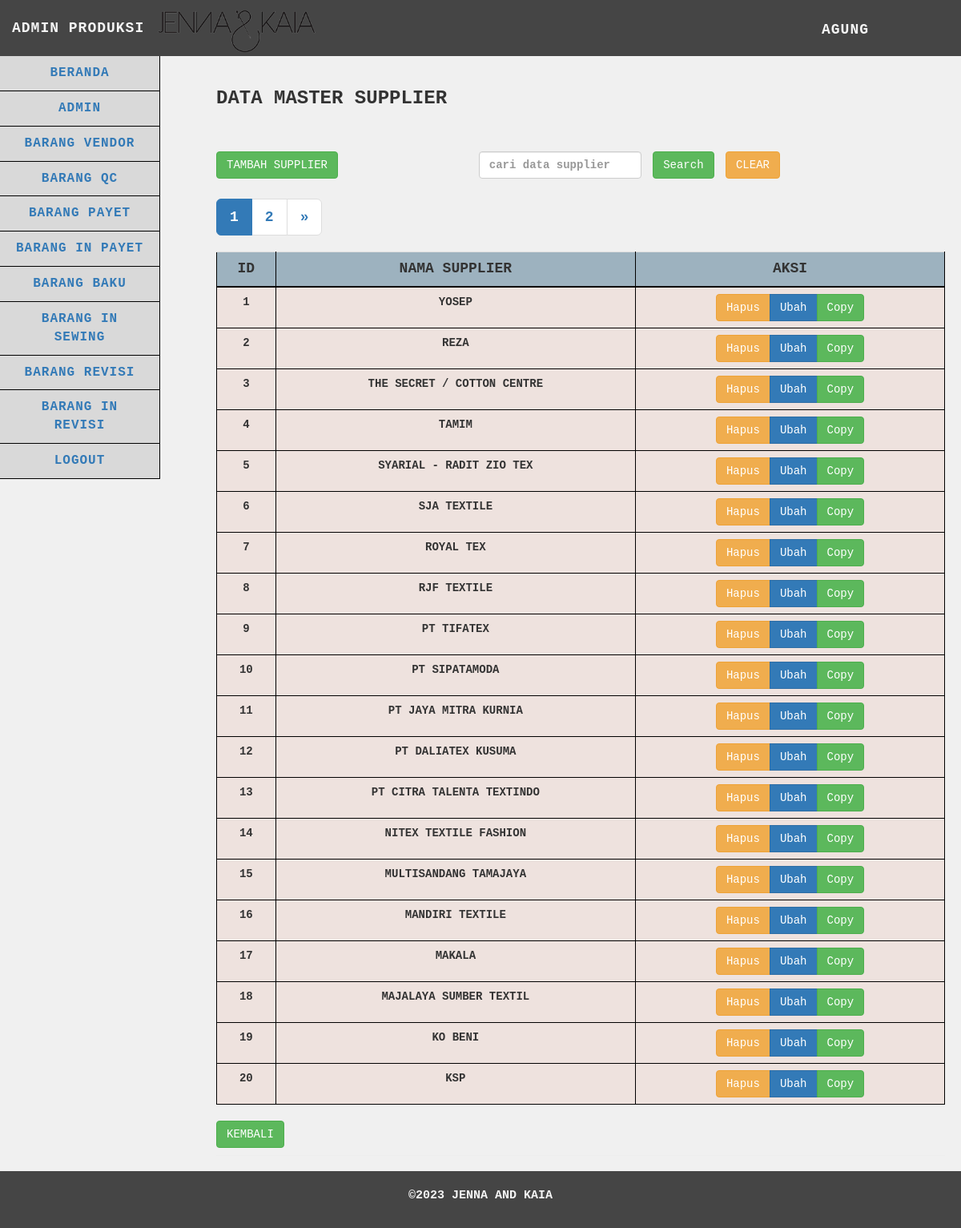
The page /produksi/supplier/supplier.php (signed in) on the database its author committed.
### tables this page shows
CREATE TABLE `supplier` (
  `idsupplier` int(25) NOT NULL,
  `nama_supplier` varchar(255) NOT NULL
);

### produksi/supplier/functions.php (called while the page is built, shortened)
<?php
$db = mysqli_connect("localhost", "root", "", "gudangjenna");
function query($query)
{
    global $db;
    $result = mysqli_query($db, $query);
    $rows = [];
    while ($row = mysqli_fetch_assoc($result)) {
        $rows[] = $row;
    }
    return $rows;
}
function getNama($username)
{
    global $db;
    $query = "SELECT nama FROM admin WHERE username = '$username' AND role = 'produksi'";
    $result = mysqli_query($db, $query);
    if ($result && mysqli_num_rows($result) > 0) {
        $user = mysqli_fetch_assoc($result);
        return $user['nama'];
    } else {
        return "Nama Tidak Ditemukan";
    }
}

### produksi/supplier/supplier.php (the view, shortened to what this page needs)
<?php
$supplier = query("SELECT * FROM supplier");
$limit = 20;
$page = isset($_GET['page']) ? $_GET['page'] : 1;
$start = ($page - 1) * $limit;
$start_date = isset($_GET['start_date']) ? $_GET['start_date'] : '';
$end_date = isset($_GET['end_date']) ? $_GET['end_date'] : '';
$date_filter = '';
$search = isset($_GET['search']) ? $_GET['search'] : '';
$search_filter = '';
$query = "SELECT * FROM supplier $date_filter $search_filter ORDER BY idsupplier DESC LIMIT $start, $limit";
$supplier = query($query);
$totalRecordsSearchDateFilter = count(query("SELECT * FROM supplier $date_filter $search_filter"));
$totalPagesSearchDateFilter = ceil($totalRecordsSearchDateFilter / $limit);
?>
<!DOCTYPE html>
<html>
<head>
    <link href="../../vendor/css/bootstrap/bootstrap.min.css" rel="stylesheet">
    <link href="../../vendor/css/bootstrap/bootstrap.css" rel="stylesheet">
    <link href="../../vendor/font-awesome/css/font-awesome.min.css" rel="stylesheet" type="text/css">
    <link href="../../css/tabel.css" rel="stylesheet">
</head>
<body>
    <nav class="navbar navbar-default navbar-static-top" role="navigation" style="margin-bottom: 0">
        <div class="navbar-header">
            <img src="../../images/Jenna-Kaia.png" alt="Logo Perusahaan" class="navbar-logo">
            <a class="navbar-brand">ADMIN PRODUKSI</a>
        </div>
        <ul class="nav navbar-top-links navbar-right">
            <li class="dropdown">
                <a class="dropdown-toggle" data-toggle="dropdown" href="../logout.php"><?php echo getNama($_SESSION['usernamepr']); ?></i>
                </a>
            </li>
        </ul>
        <div class="navbar-default sidebar" role="navigation" style="font-size: medium;">
            <div class="sidebar-nav navbar-collapse">
                <ul class="nav" id="side-menu">
                    <li>
                        <a href="../beranda.php">
                            BERANDA
                        </a>
                    </li>
                    <li>
                        <a href="../admin/admin.php">
                            ADMIN
                        </a>
                    </li>
                    <li>
                        <a href="../barangvendor/barangvendor.php">
                            BARANG VENDOR
                        </a>
                    </li>
                    <li>
                        <a href="../barangqc/barangqc.php">
                            BARANG QC
                        </a>
                    </li>
                    <li>
                        <a href="../barangpayet/barangpayet.php">
                            BARANG PAYET
                        </a>
                    </li>
                    <li>
                        <a href="../baranginpayet/baranginpayet.php">
                            BARANG IN PAYET
                        </a>
                    </li>
                    <li>
                        <a href="../barangbaku/barangbaku.php">
                            BARANG BAKU
                        </a>
                    </li>
                    <li>
                        <a href="../baranginsewing/baranginsewing.php">
                            BARANG IN SEWING
                        </a>
                    </li>
                    <li>
                        <a href="../barangrevisi/barangrevisi.php">
                            BARANG REVISI
                        </a>
                    </li>
                    <li>
                        <a href="../baranginrevisi/baranginrevisi.php">
                            BARANG IN REVISI
                        </a>
                    </li>
                    <li>
                        <a href="../logout.php" onclick="return confirm('yakin ingin logout?')">
                            Logout
                        </a>
                    </li>
                </ul>
            </div>
        </div>
    </nav>
    <div class="content">
        <div class="container-fluid">
            <h1 class="page-header">Data Master Supplier
                <br><br><br>
                <div class="row">
                    <div class="col-md-4">
                        <div class="text-left">
                            <a href="#" class="btn btn-success" data-toggle="modal" data-target="#tambahBarangModal">Tambah
                                Supplier</a>
                        </div>
                    </div>
                    <div class="col-md-6">
                        <form action="" method="GET" class="form-inline">
                            <input type="text" class="form-control mx-2" id="search" name="search" value="<?php echo $_GET['search'] ?? ''; ?>" placeholder="cari data supplier">
                            <button type="submit" class="btn btn-success">Search</button>
                            <a href="supplier.php" class="btn btn-warning mx-2">Clear</a>
                        </form>
                    </div>
                </div>
                <div class="row" style="margin-top: 5px;">
                    <div class="col-md-6">
                        <div class="button-group" style="display: flex; align-items: center;">
                            <div class="pagination-container">
                                <ul class="pagination pagination-lg">
                                    <?php
                                    $startPage = max(1, $page - 1);
                                    $endPage = min($totalPagesSearchDateFilter, $startPage + 4);
                                    for ($p = $startPage; $p <= $endPage; $p++) :
                                    ?>
                                        <li class="<?php if ($p == $page) echo 'active'; ?>">
                                            <a href="?page=<?php echo $p; ?>&start_date=<?php echo $start_date; ?>&end_date=<?php echo $end_date; ?>&search=<?php echo $search; ?>">
                                                <?php echo $p; ?>
                                            </a>
                                        </li>
                                    <?php endfor; ?>
                                    <?php if ($page < $totalPagesSearchDateFilter) : ?>
                                        <li>
                                            <a href="?page=<?php echo ($page + 1); ?>&start_date=<?php echo $start_date; ?>&end_date=<?php echo $end_date; ?>&search=<?php echo $search; ?>" aria-label="Next">
                                                <span aria-hidden="true">&raquo;</span>
                                            </a>
                                        </li>
                                    <?php endif; ?>
                                </ul>
                            </div>
                        </div>
                    </div>
                </div>
                <div class="table-responsive">
                    <table id="data-table" class="table table-hover">
                        <tr>
                            <th scope="col">Id</th>
                            <th scope="col">Nama Supplier</th>
                            <th scope="col">Aksi</th>
                        </tr>
                        <?php $i = $start + 1; ?>
                        <?php foreach ($supplier as $row) : ?>
                            <tr class="data-row">
                                <td><?= $i; ?></td>
                                <td><?= $row["nama_supplier"]; ?></td>
                                <td>
                                    <div class="btn-group text-center" style="display: flex; justify-content: center;">
                                        <button type="button" class="btn btn-warning delete-button" data-id="<?= $row["idsupplier"]; ?>">Hapus</button>
                                        <button type="button" class="btn btn-primary" data-toggle="modal" data-target="#ubahBarangModal<?= $row["idsupplier"]; ?>" data-id="<?= $row["idsupplier"]; ?>" data-page="<?= $page; ?>">Ubah</button>
                                        <button type="button" class="btn btn-success copy-button" data-id="<?= $row["idsupplier"]; ?>">Copy</button>
                                    </div>
                                </td>
                            </tr>
                            <?php $i++; ?>
                        <?php endforeach; ?>
                    </table>
                </div>
                <div>
                    <a href="../beranda.php" class="btn btn-success">Kembali</a>
                </div>
        </div>
    </div>
    <footer>
        <p>©2023 Jenna and Kaia</p>
    </footer>
</body>
</html>

### css/tabel.css (style rules this page uses)
body { font-family: "Courier New", Courier, monospace; text-transform: uppercase; margin: 0; padding: 0; background-color: #f0f0f0; display: flex; flex-direction: column; min-height: 100vh; }
p { font-size: 15px; }
h1 { text-transform: uppercase; font-weight: 500; }
.page-header { font-weight: bold; font-size: 24px; }
.navbar-logo { max-height: 60px; width: auto; margin-top: 10px; }
.navbar { background-color: #454545; font-size: large; letter-spacing: 1px; font-weight: 700; font-family: "Courier New", Courier, monospace; text-transform: uppercase; border: none; height: 70px; position: fixed; top: 0; width: 100%; z-index: 99; }
.navbar-header .navbar-brand { color: whitesmoke; margin-top: 10px; }
.dropdown { background-color: #454545; width: 100%; }
.dropdown-toggle { color: whitesmoke; margin-top: 10px; }
.navbar-top-links { margin-right: 0; }
.navbar-top-links li { display: inline-block; }
.navbar-top-links li:last-child { margin-right: 100px; }
.navbar-top-links li a { padding: 15px; min-height: 50px; }
.sidebar { background-color: #d9d9d9; text-align: center; }
.sidebar .sidebar-nav.navbar-collapse { padding-left: 0; padding-right: 0; }
.sidebar ul li { border-bottom: 1px solid black; border-right: 1px solid black; }
@media (min-width: 768px) { .sidebar { z-index: 1; position: absolute; width: 200px; margin-top: 70px; } }
@media (min-width: 768px) { .navbar-top-links { margin-left: auto; } }
.content { padding-top: 50px; padding-bottom: 50px; flex: 1; }
.container-fluid { padding: 20px; }
.table { border-collapse: collapse; width: 100%; }
.table th { background-color: #9db2bf; border: 1px solid black; text-align: center; border-bottom: 2px solid black; font-size: 18px; }
.table td { background-color: #eee2de; border: 1px solid black; text-align: center; font-size: 14px; }
@media (min-width: 768px) { .content { margin-left: 250px; } }
footer { text-transform: uppercase; padding: 20px; color: whitesmoke; background-color: #454545; text-align: center; font-weight: bold; position: fixed; bottom: 0; left: 0; width: 100%; }
footer p { text-align: center; }
.pagination-container { display: flex; justify-content: center; align-items: center; }

### rows shown on the page
supplier: nama_supplier "YOSEP"
supplier: nama_supplier "REZA"
supplier: nama_supplier "THE SECRET / COTTON CENTRE"
supplier: nama_supplier "TAMIM"
supplier: nama_supplier "SYARIAL - RADIT ZIO TEX"
supplier: nama_supplier "SJA TEXTILE"
supplier: nama_supplier "ROYAL TEX"
supplier: nama_supplier "RJF TEXTILE"
supplier: nama_supplier "PT TIFATEX"
supplier: nama_supplier "PT SIPATAMODA"
supplier: nama_supplier "PT JAYA MITRA KURNIA"
supplier: nama_supplier "PT DALIATEX KUSUMA"
supplier: nama_supplier "PT CITRA TALENTA TEXTINDO"
supplier: nama_supplier "NITEX TEXTILE FASHION"
supplier: nama_supplier "MULTISANDANG TAMAJAYA"
supplier: nama_supplier "MANDIRI TEXTILE"
supplier: nama_supplier "MAKALA"
supplier: nama_supplier "MAJALAYA SUMBER TEXTIL"
supplier: nama_supplier "KO BENI"
supplier: nama_supplier "KSP"

### other values the page prints
getNama($_SESSION['usernamepr']) "AGUNG"
